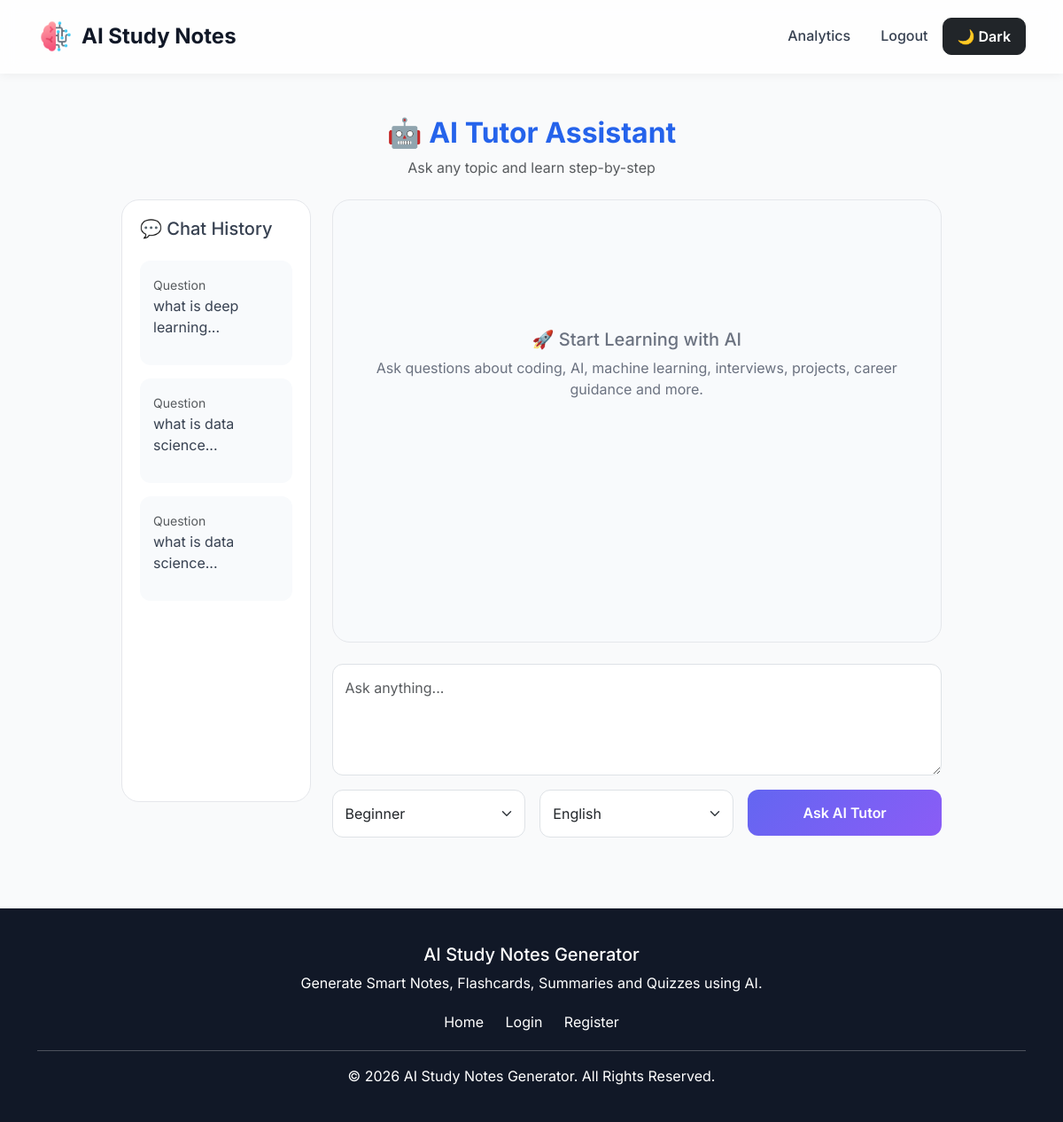
The app's page /ai-tutor (signed in) with its own data.
### tables this page shows
CREATE TABLE tutor_chats (

    id INTEGER PRIMARY KEY AUTOINCREMENT,

    user_id INTEGER,

    question TEXT,

    answer TEXT

);

### app.py (the view, shortened to what this page needs)
@app.route("/ai-tutor", methods=["GET", "POST"])
def ai_tutor():
    answer = ""
    question = ""
    answer = session.get("ai_answer")
    chat_history = TutorModel.get_user_chats(
session["user_id"]
)
    return render_template(
"tutor.html",
answer=answer,
question=question,
chat_history=chat_history
)

### database/db.py (called while the page is built)
def get_connection():
    conn = sqlite3.connect(
        DATABASE_NAME
    )
    conn.row_factory = sqlite3.Row
    return conn

### models/tutor_model.py (called while the page is built)
    @staticmethod
    def get_user_chats(user_id):
        conn = get_connection()
        conn.row_factory = lambda cursor, row: {
            "id": row[0],
            "user_id": row[1],
            "question": row[2],
            "answer": row[3]
        }
        cursor = conn.cursor()
        cursor.execute(
            """
            SELECT *
            FROM tutor_chats
            WHERE user_id = ?
            ORDER BY id DESC
            """,
            (user_id,)
        )
        chats = cursor.fetchall()
        conn.close()
        return chats

### templates/tutor.html (shortened to what this page needs)
{% extends "layout.html" %}
{% block extra_css %}
<link rel="stylesheet"
      href="{{ url_for('static',
      filename='css/tutor.css') }}">
{% endblock %}
{% block content %}
<div class="container mt-5">
<div class="chat-container">
    <div class="text-center mb-4">
        <h2 class="ai-title">
            🤖 AI Tutor Assistant
        </h2>
        <p class="text-muted">
            Ask any topic and learn step-by-step
        </p>
    </div>
           <div class="container-fluid mt-4">
<div class="row">
    <div class="col-md-3">
        <div class="history-sidebar">
            <h5 class="mb-4">
                💬 Chat History
            </h5>
            {% if chat_history %}
                {% for chat in chat_history %}
                    <div class="history-card">
                        <small class="text-muted">
                            Question
                        </small>
                        <p>
                            {{ chat.question[:60] }}...
                        </p>
                    </div>
                {% endfor %}
            {% else %}
                <p class="text-muted">
                    No chats yet
                </p>
            {% endif %}
        </div>
    </div>
    <div class="col-md-9">
    <div class="chat-box mb-4" id="chatBox">
        {% if not answer %}
            <div class="empty-chat">
                <h5>
                    🚀 Start Learning with AI
                </h5>
                <p>
                    Ask questions about coding, AI,
                    machine learning, interviews,
                    projects, career guidance and more.
                </p>
            </div>
        {% endif %}
    </div>
    <form method="POST" action="/ai-tutor">
        <div class="row g-3">
            <div class="col-12">
                <textarea
                    name="question"
                    class="form-control tutor-input"
                    rows="4"
                    placeholder="Ask anything..."
                    required></textarea>
            </div>
            <div class="col-md-4">
                <select
                    name="level"
                    class="form-select tutor-input"
                    title="Difficulty Level">
                    <option>Beginner</option>
                </select>
            </div>
            <div class="col-md-4">
                <select
                    name="language"
                    class="form-select tutor-input"
                    title="Language Selection">
                    <option>English</option>
                </select>
            </div>
            <div class="col-md-4">
                <button
                    type="submit"
                    class="btn btn-primary w-100 send-btn">
                    Ask AI Tutor
                </button>
            </div>
        </div>
    </form>
</div>
</div>
</div>
</div>
</div>
{% endblock %}

### static/css/style.css (style rules this page uses)
:root { --primary-color: #4F46E5; --secondary-color: #06B6D4; --dark-color: #111827; --light-color: #F9FAFB; --text-color: #374151; }
* { margin: 0; padding: 0; box-sizing: border-box; }
body { font-family: 'Inter', sans-serif; background: var(--light-color); color: var(--text-color); min-height: 100vh; }
.btn-primary { background: var(--primary-color); border: none; }
:root { --primary:#6366F1; --secondary:#8B5CF6; --accent:#06B6D4; --dark:#0F172A; --light:#F8FAFC; --card-bg:#FFFFFF; }
.btn-primary { background: linear-gradient( 135deg, #6366F1, #8B5CF6); border:none; border-radius:14px; padding:12px 24px; font-weight:600; transition:0.3s ease; }
* { scroll-behavior:smooth; transition: background 0.3s ease, color 0.3s ease; }

### static/css/tutor.css (style rules this page uses)
.chat-container { max-width:950px; margin:auto; }
.ai-title { font-weight:700; color:#2563eb; }
.chat-box { background:#f8fafc; border-radius:20px; padding:25px; min-height:500px; max-height:600px; overflow-y:auto; border:1px solid #e5e7eb; }
.tutor-input { border-radius:12px; padding:14px; }
.send-btn { border-radius:12px; padding:14px; font-weight:600; }
.empty-chat { text-align:center; margin-top:120px; color:#6b7280; }
.history-sidebar { background:white; border-radius:20px; padding:20px; height:85vh; overflow-y:auto; border:1px solid #e5e7eb; }
.history-card { background:#f8fafc; padding:15px; border-radius:12px; margin-bottom:15px; cursor:pointer; transition:0.3s; }

### records on screen
tutor_chats: question "what is deep learning"
tutor_chats: question "what is data science"
tutor_chats: question "what is data science"
